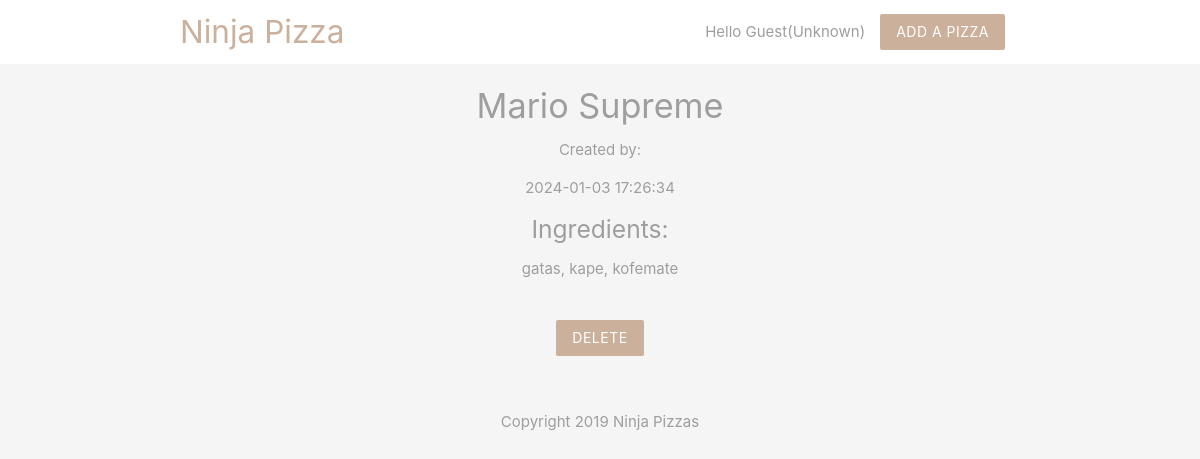
Screenshot of /details.php?id=4 with the database file from the repository.
### tables this page shows
CREATE TABLE `pizzas` (
  `id` int(11) NOT NULL,
  `title` varchar(255) NOT NULL,
  `ingredients` varchar(255) NOT NULL,
  `email` varchar(255) NOT NULL,
  `created_at` timestamp NOT NULL DEFAULT current_timestamp()
);

### details.php (the view, shortened to what this page needs)
<?php
 include('config/db_connect.php');
if(isset($_GET['id'])) {
    $id = mysqli_real_escape_string($conn, $_GET['id']);
    $sql = "SELECT * FROM pizzas WHERE id = $id";
    $result = mysqli_query($conn, $sql);
    $pizza = mysqli_fetch_assoc($result);
}
?>
<!DOCTYPE html>
<html lang="en">
<?php include('templates/header.php'); ?>
    <div class="container center grey-text">
        <?php if ($pizza): ?>
            <h4><?php echo htmlspecialchars($pizza['title']); ?></h4>
            <p>Created by: <?php htmlspecialchars($pizza['email']); ?></p>
            <p><?php echo date($pizza['created_at']); ?></p>
            <h5>Ingredients:</h5>
            <p><?php echo htmlspecialchars($pizza['ingredients']); ?></p>
            <form action="details.php" method="POST">
                <input type="submit" name="delete" value="Delete" class="btn brand z-depth-0">
            </form>
        <?php else: ?>
            <h5>No such pizza exists!</h5>
        <?php endif; ?>
    </div>
<?php include('templates/footer.php'); ?>
</html>

### templates/header.php (style rules this page uses)
.brand { background: #cbb09c !important; }
form { max-width: 460px; margin: 20px auto; padding: 20px; }

### rows the page displays
pizzas: title "Mario Supreme", created_at "2024-01-03 17:26:34", ingredients "gatas, kape, kofemate"

### other values shown
$name "Guest"
$gender "Unknown"
